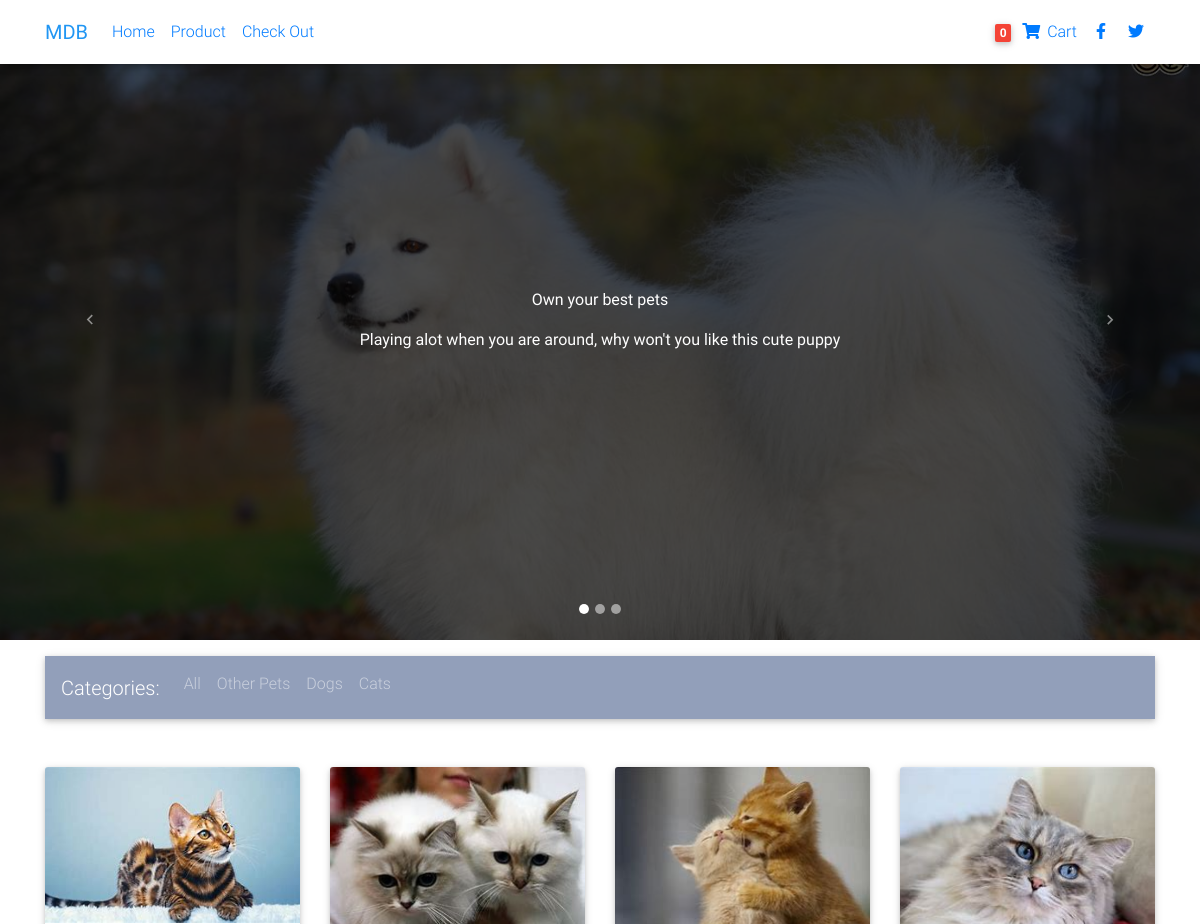
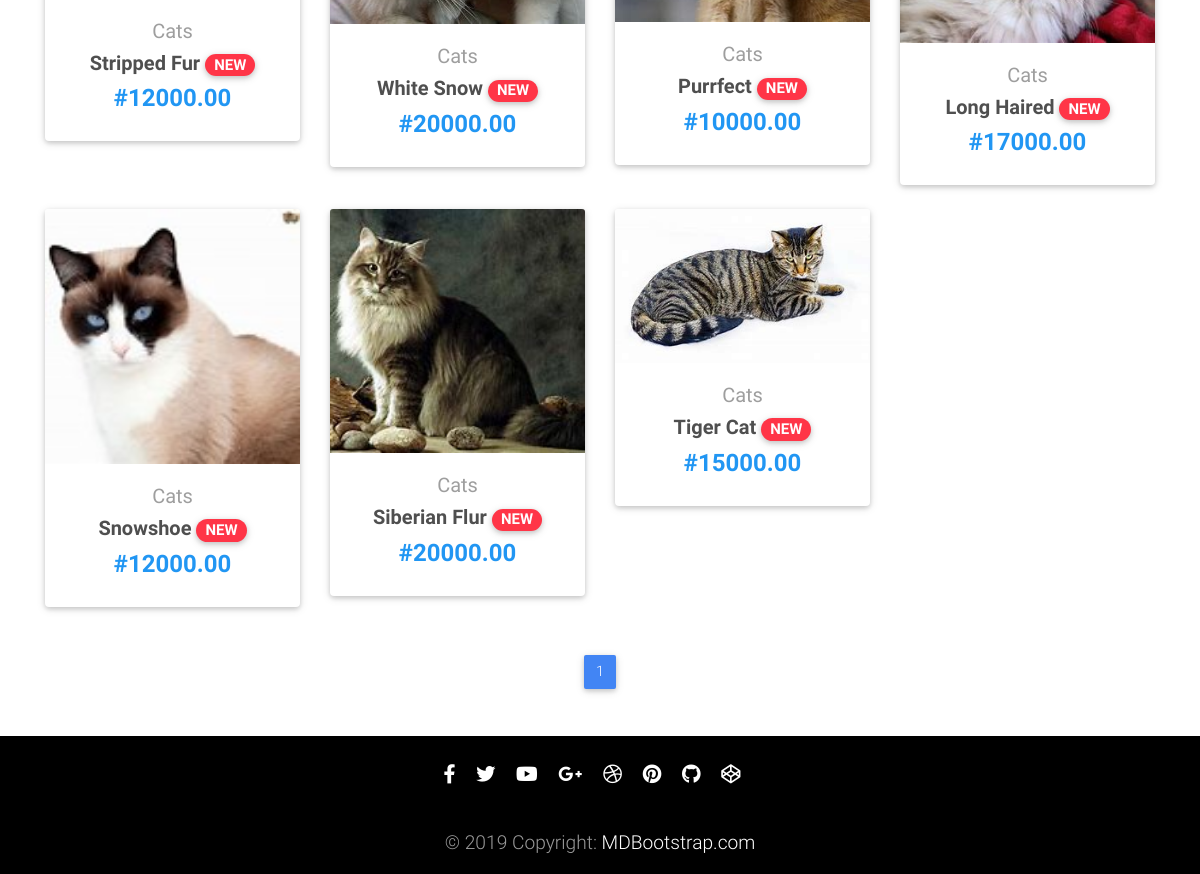
The app's page /cats/ with its own data (2 pictures, top to bottom).
### store/models.py (models this page shows, shortened)
class Category(models.Model):
    name = models.CharField(max_length=200, db_index=True)
    slug = models.SlugField(max_length=300, unique=True)
    class Meta:
        ordering = ("-name",)
        verbose_name = "category"
        verbose_name_plural = "categories"
    def __str__(self):
        return self.name
    def get_absolute_url(self):
        return reverse("store:store_page", args=[self.slug])

class Product(models.Model):
    category = models.ForeignKey(
        Category, on_delete=models.CASCADE, related_name="products")
    name = models.CharField(max_length=200, db_index=True)
    slug = models.SlugField(max_length=300, db_index=True)
    image = models.ImageField(upload_to="product", blank=True, null=True)
    price = models.DecimalField(max_digits=10, decimal_places=2)
    available = models.BooleanField(default=False)
    description = models.TextField(blank=True, null=True)
    created = models.DateTimeField(auto_now_add=True)
    updated = models.DateTimeField(auto_now=True)
    class Meta:
        ordering = ("-created",)
        index_together = (("id", "slug"),)
    def get_absolute_url(self):
        return reverse("store:detail_page", args=[self.slug, self.id])
    @property
    def imageURL(self):
        try:
            url = self.image.url
        except ValueError:
            url = ''
        return url

### store/views.py (the view)
# urls.py: path("", views.store_page, name="store_page"),
def store_page(request, category_slug=None):
    category = None
    categories = Category.objects.all()
    product = Product.objects.filter(available=True)
    if category_slug:
        category = get_object_or_404(Category, slug=category_slug)
        product = category.products.filter(available=True)
    paginator = Paginator(product, 12)
    page = request.GET.get("page")
    try:
        product = paginator.page(page)
    except PageNotAnInteger:
        product = paginator.page(1)
    except EmptyPage:
        product = paginator.page(page.num_pages)
    return render(request, 'store-page.html', dict(category=category, categories=categories,
                                                   product=product, page=page))

### cart/cart.py (called while the page is built)
    def __len__(self):
        return sum(items["quantity"] for items in self.cart.values())

### cart/context_processor.py (called while the page is built)
def cart(request):
    cart = Cart(request)
    return {"cart": cart }

### templates/store-page.html (shortened to what this page needs)
<!DOCTYPE html>
{% load static %}
<html lang="en">
<head>
  <link rel="stylesheet" href="https://use.fontawesome.com/releases/v5.11.2/css/all.css">
  <link href="{% static 'css/bootstrap.min.css' %}" rel="stylesheet">
  <link href="{% static 'css/mdb.min.css' %}" rel="stylesheet">
  <link href="{% static 'css/style.min.css' %}" rel="stylesheet">
</head>
<body>
  <nav class="navbar fixed-top navbar-expand-lg navbar-primary white scrolling-navbar">
    <div class="container">
      <a class="navbar-brand waves-effect" href="{% url 'payment:payment_process' %}" target="_blank">
        <strong class="blue-text">MDB</strong>
      </a>
      <div class="collapse navbar-collapse" id="navbarSupportedContent">
        <ul class="navbar-nav mr-auto">
          <li class="nav-item">
            <a class="nav-link waves-effect" href="{% url 'store:store_page' %}">Home
            </a>
          </li>
          <li class="nav-item">
            <a class="nav-link waves-effect" href="https://mdbootstrap.com/docs/jquery/">Product</a>
          </li>
          <li class="nav-item">
            <a class="nav-link waves-effect" href="{% url 'orders:order_page' %}">Check
              Out
            </a>
          </li>
        </ul>
        <ul class="navbar-nav nav-flex-icons">
          {% with total_item=cart|length %}
          <li class="nav-item">
            <a class="nav-link waves-effect" href="{% url 'cart:cart_page' %}">
              <span class="badge red z-depth-1 mr-1">{{ total_item }}</span>
              <i class="fas fa-shopping-cart"></i>
              <span class="clearfix d-none d-sm-inline-block"> Cart </span>
            </a>
          </li>
          {% endwith %}
          <li class="nav-item">
            <a href="https://www.facebook.com/mdbootstrap" class="nav-link waves-effect" target="_blank">
              <i class="fab fa-facebook-f"></i>
            </a>
          </li>
          <li class="nav-item">
            <a href="https://twitter.com/MDBootstrap" class="nav-link waves-effect" target="_blank">
              <i class="fab fa-twitter"></i>
            </a>
          </li>
        </ul>
      </div>
    </div>
  </nav>
  <div id="carousel-example-1z" class="carousel slide carousel-fade pt-4" data-ride="carousel">
    <ol class="carousel-indicators">
      <li data-target="#carousel-example-1z" data-slide-to="0" class="active"></li>
      <li data-target="#carousel-example-1z" data-slide-to="1"></li>
      <li data-target="#carousel-example-1z" data-slide-to="2"></li>
    </ol>
    <div class="carousel-inner" role="listbox">
      <div class="carousel-item active">
        <div class="view"
          style="background-image: url({% static 'img/samoyed.jpg'%}); background-repeat: no-repeat; background-size: cover;">
          <div class="mask rgba-black-strong d-flex justify-content-center align-items-center">
            <div class="text-center white-text mx-5 wow fadeIn">
              <p>
                <strong>Own your best pets</strong>
              </p>
              <p class="mb-4 d-none d-md-block">
                <strong>Playing alot when you are around, why won't you like this cute puppy</strong>
              </p>
            </div>
          </div>
        </div>
      </div>
    </div>
    <a class="carousel-control-prev" href="#carousel-example-1z" role="button" data-slide="prev">
      <span class="carousel-control-prev-icon" aria-hidden="true"></span>
    </a>
    <a class="carousel-control-next" href="#carousel-example-1z" role="button" data-slide="next">
      <span class="carousel-control-next-icon" aria-hidden="true"></span>
    </a>
  </div>
  <main id="mainsection">
    <div class="container">
      <nav class="navbar navbar-expand-lg navbar-dark mdb-color lighten-3 mt-3 mb-5">
        <span class="navbar-brand">Categories:</span>
        <div class="collapse navbar-collapse" id="basicExampleNav">
          <ul class="navbar-nav mr-auto">
            <li {% if not category %} class="nav-item active" {% endif %}>
              <a class="nav-link" href="{% url 'store:store_page' %}">All
              </a>
            </li>
            {% for c in categories %}
            <li {% if category.slug is c.slug %} class="nav-item active" {% endif %}>
              <a class="nav-link" href="{{ c.get_absolute_url }}">{{ c.name }}</a>
            </li>
            {% endfor %}
          </ul>
      </nav>
      <section class="text-center mb-4">
        <div class="row wow fadeIn">
          {% for prod in product %}
          <div class="col-lg-3 col-md-6 mb-4">
            <div class="card">
              <div class="view overlay">
                <img src="{% if prod.image %}{{ prod.imageURL }}{%else %}{% static 'img/cart.png' %}{% endif %}"
                  class="card-img-top" alt="{{ prod.name }}">
              </div>
              <div class="card-body text-center">
                <a href="{{ prod.category.get_absolute_url }}" class="grey-text">
                  <h5>{{ prod.category }}</h5>
                </a>
                <h5>
                  <strong>
                    <a href="{{ prod.get_absolute_url }}" class="dark-grey-text">{{ prod.name }}
                      <span class="badge badge-pill danger-color">NEW</span>
                    </a>
                  </strong>
                </h5>
                <h4 class="font-weight-bold blue-text">
                  <strong>#{{ prod.price }}</strong>
                </h4>
              </div>
            </div>
          </div>
          {% endfor %}
        </div>
      </section>
    </div>
  </main>
  <div class="container">
    <nav class="d-flex justify-content-center wow fadeIn">
      {% with page=product %}
      <ul class="pagination pg-blue">
        <li class="page-item active">
          <a class="page-link" href="?page={{ page.number }}">{{ page.number }}
          </a>
        </li>
      </ul>
      {% endwith %}
    </nav>
  </div>
  <footer id="footer" class="page-footer wow fadeIn">
    <hr class="my-4">
    <div class="pb-4">
      <a href="https://www.facebook.com/mdbootstrap" target="_blank">
        <i class="fab fa-facebook-f mr-3"></i>
      </a>
      <a href="https://twitter.com/MDBootstrap" target="_blank">
        <i class="fab fa-twitter mr-3"></i>
      </a>
      <a href="https://www.youtube.com/watch?v=7MUISDJ5ZZ4" target="_blank">
        <i class="fab fa-youtube mr-3"></i>
      </a>
      <a href="https://plus.google.com/u/0/b/107863090883699620484" target="_blank">
        <i class="fab fa-google-plus-g mr-3"></i>
      </a>
      <a href="https://dribbble.com/mdbootstrap" target="_blank">
        <i class="fab fa-dribbble mr-3"></i>
      </a>
      <a href="https://pinterest.com/mdbootstrap" target="_blank">
        <i class="fab fa-pinterest mr-3"></i>
      </a>
      <a href="https://github.com/mdbootstrap/bootstrap-material-design" target="_blank">
        <i class="fab fa-github mr-3"></i>
      </a>
      <a href="http://codepen.io/mdbootstrap/" target="_blank">
        <i class="fab fa-codepen mr-3"></i>
      </a>
    </div>
    <div class="footer-copyright py-3">
      © 2019 Copyright:
      <a href="https://mdbootstrap.com/education/bootstrap/" target="_blank"> MDBootstrap.com </a>
    </div>
  </footer>
</body>
</html>

### templates/store-page.html (style rules this page uses)
html, body, header, .carousel { height: 80vh; }
html, body { height: 100%; }
#mainsection { min-height: 100%; }
#footer { background-color: black; text-align: center; font-size: larger; position: relative; }

### records on screen
Category: name "Other Pets"
Category: name "Dogs"
Category: name "Cats"
Product: image (picture), category "Cats", name "Stripped Fur", price "12000.00"
Product: image (picture), category "Cats", name "White Snow", price "20000.00"
Product: image (picture), category "Cats", name "Purrfect", price "10000.00"
Product: image (picture), category "Cats", name "Long Haired", price "17000.00"
Product: image (picture), category "Cats", name "Snowshoe", price "12000.00"
Product: image (picture), category "Cats", name "Siberian Flur", price "20000.00"
Product: image (picture), category "Cats", name "Tiger Cat", price "15000.00"

### other values on screen
{{ total_item }} "0"
{{ page.number }} "1"
